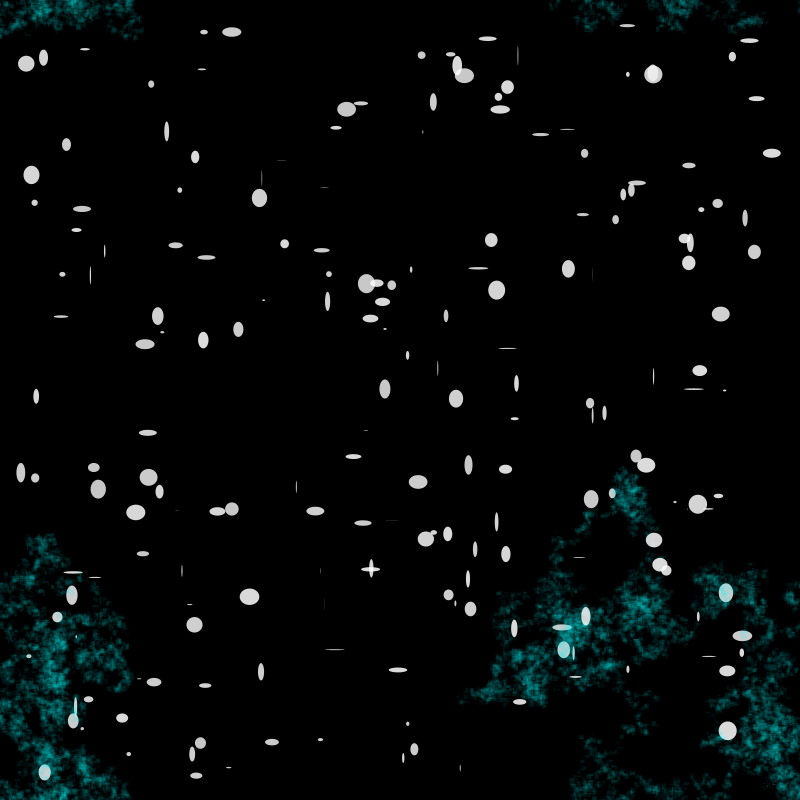
Frame 1 (no input)
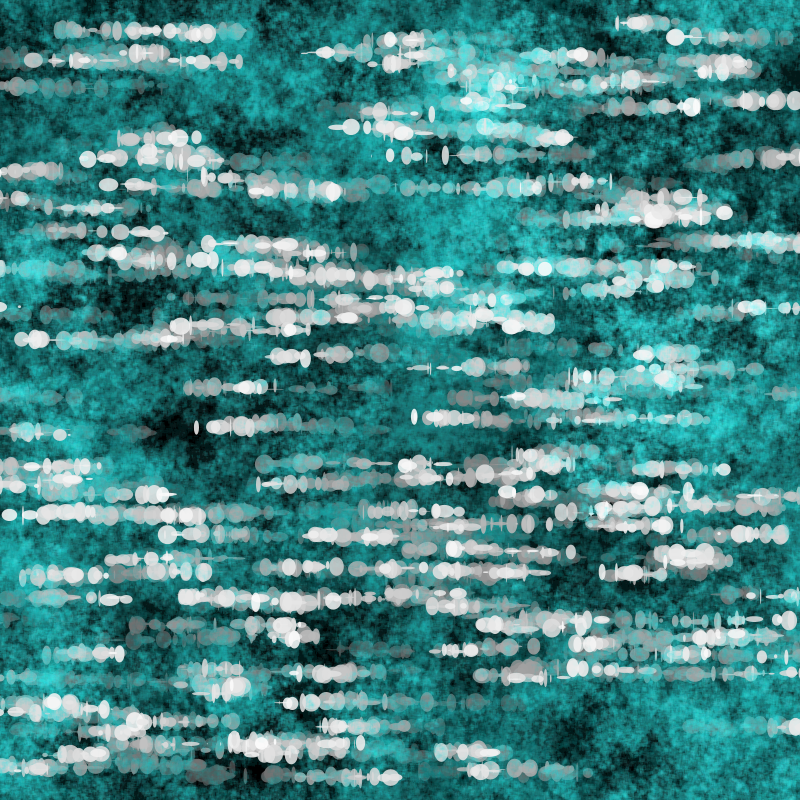
Frame 60 (the mouse pressed at the canvas centre just before this capture)
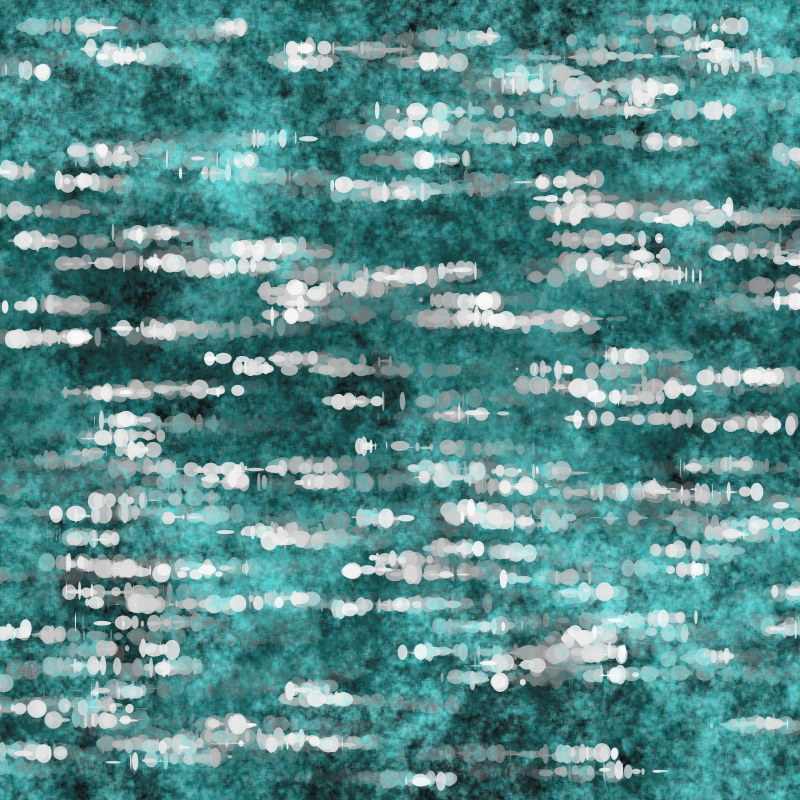
Frame 120 (the mouse held since frame 60 and released just before this capture)

The Processing sketch that drew these frames (run headless with seeded random() and noise(); from frame 60 on, the mouse is pressed at the canvas centre):

// Processing sketch: processing_165710
// ── processing_165710.pde

Cir [] cir = new Cir[200];
float xoff = 0.0;
float[] xRay = new float [15];
float[] yRay = new float [15];
float[] xMov = new float [15];
float[] yMov = new float [15];
float xPoos, yPos;


void setup(  ) {
  background(0);
  noiseSeed(0);
  size(800, 800);
  frameRate(24);
  for (int j = 0; j < cir.length; j++) {  
    cir[j] = new Cir(
    random(20, width-20),random(20, width-20), 1
      );
  }
  for (int i = 0; i < 15; i++) {
    for(int j = 0; j < 15; j++) {
    xRay[i] = (width/15) * i  + ((width/15)/2);
    xPoos = xRay[i];
    yRay[j] = (height/15) * j + ((height/15)/2);
    yPos = yRay[j];
     
     
     
  }
  }
  
  
  
}

void draw() { 
  
  
  fill(0,0,0,5);
  rect(0,0,height,width);
   xoff = xoff + .01;
  //randomSeed(0);
for (int i=0; i < 100; i++) {
  float r = random(0, 255);

 // line(i, 0, i, 100);
}

//background(204);

  for (int i = 0; i < cir.length; i++) {  
    
    cir[i].makecir();
    cir[i].update(); 
    
  } 

}






class Cir { 
  float n = noise(xoff) * width;
    float speed; 
    float balPos;
    float xPos;
    float y;
    float x;
    float s;

    Cir (float y,float x, float s) { 
      balPos = y; 
      xPos = x;
      speed = s;
    } 
    
    void makecir(){
      
        for (int i = 0; i <15; i++) {
     for(int j = 0; j<15; j++){
    xMov[i] = random(-3, 3);
    yMov[j] = random(-3, 3);
     
    xPoos = xPoos + xMov[i];
    yPos = yPos + yMov[j];
    fill(random(xoff),random(230,255),random(230,255),random(25));
    rect(xPoos, yPos, random(5), random(5));
  }}
       float n = noise(xoff) * width;
      noStroke();
      //fill(noise(xoff),random(210,230),55,240);
      fill(random(230,255),220);
      ellipse(xPos,balPos,random(20),random(20));
       xoff = xoff + .01;
      
      
    }
    
    
    void update() { 
       
      balPos += random(-speed,speed); 
      if (balPos > height) { 
        balPos = 0;
      } 
       //xPos += random(-speed-(n/25),speed +(n/25));
      xPos += random(-speed-(n/25),speed +(n/25)); 
      if (balPos > width) { 
        speed *= -1;
      } 
      if (xPoos > height) { 
        xPoos = 0+1;
      } 
      if (yPos > height) { 
        yPos = 0+1;
      }
      if (xPoos < 0) { 
        xPoos = height-1;
      } 
      if (yPos < 0) { 
        yPos = width-1;
      }
      //line(0, balPos, width, balPos);
    }
  }
